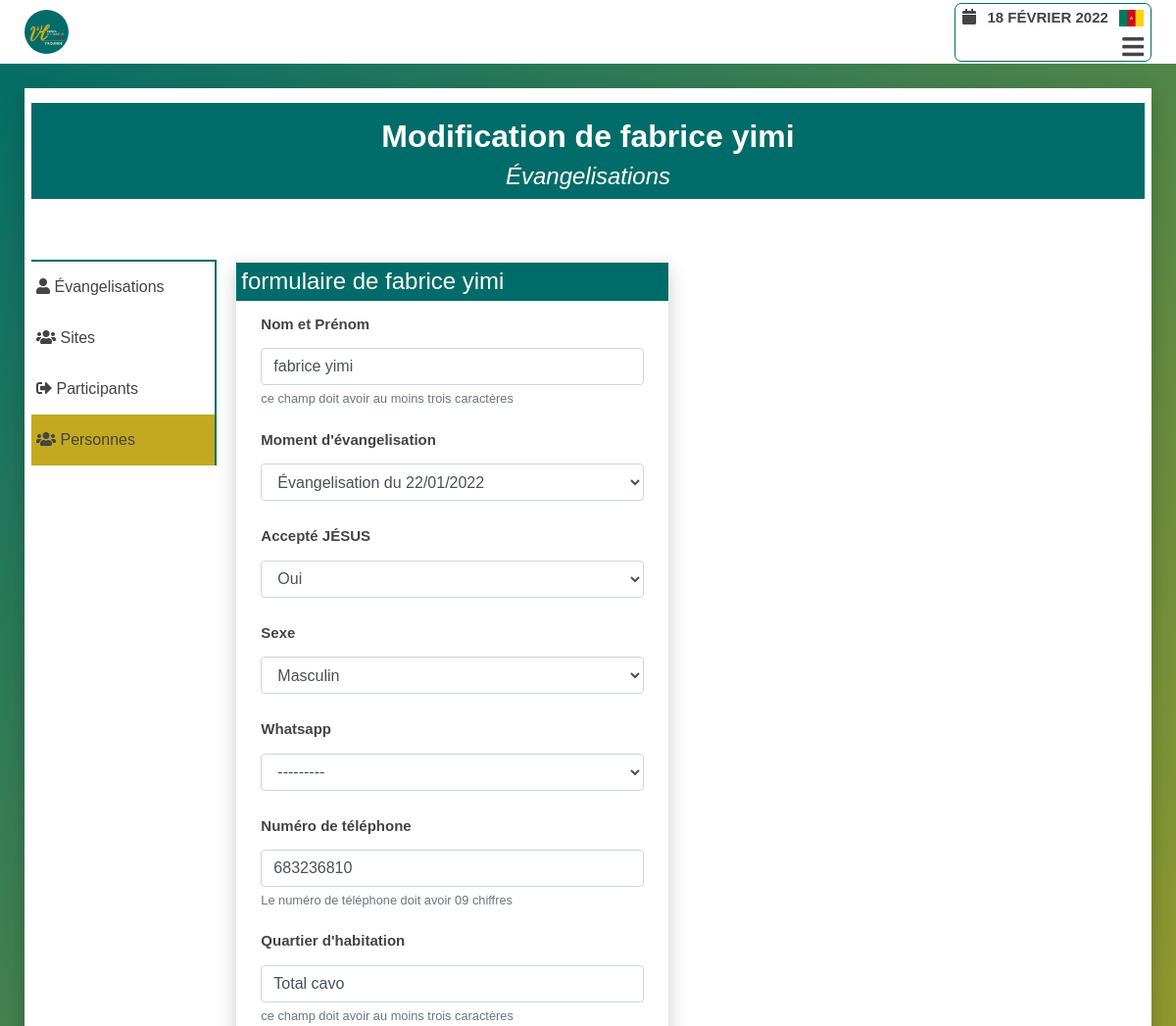
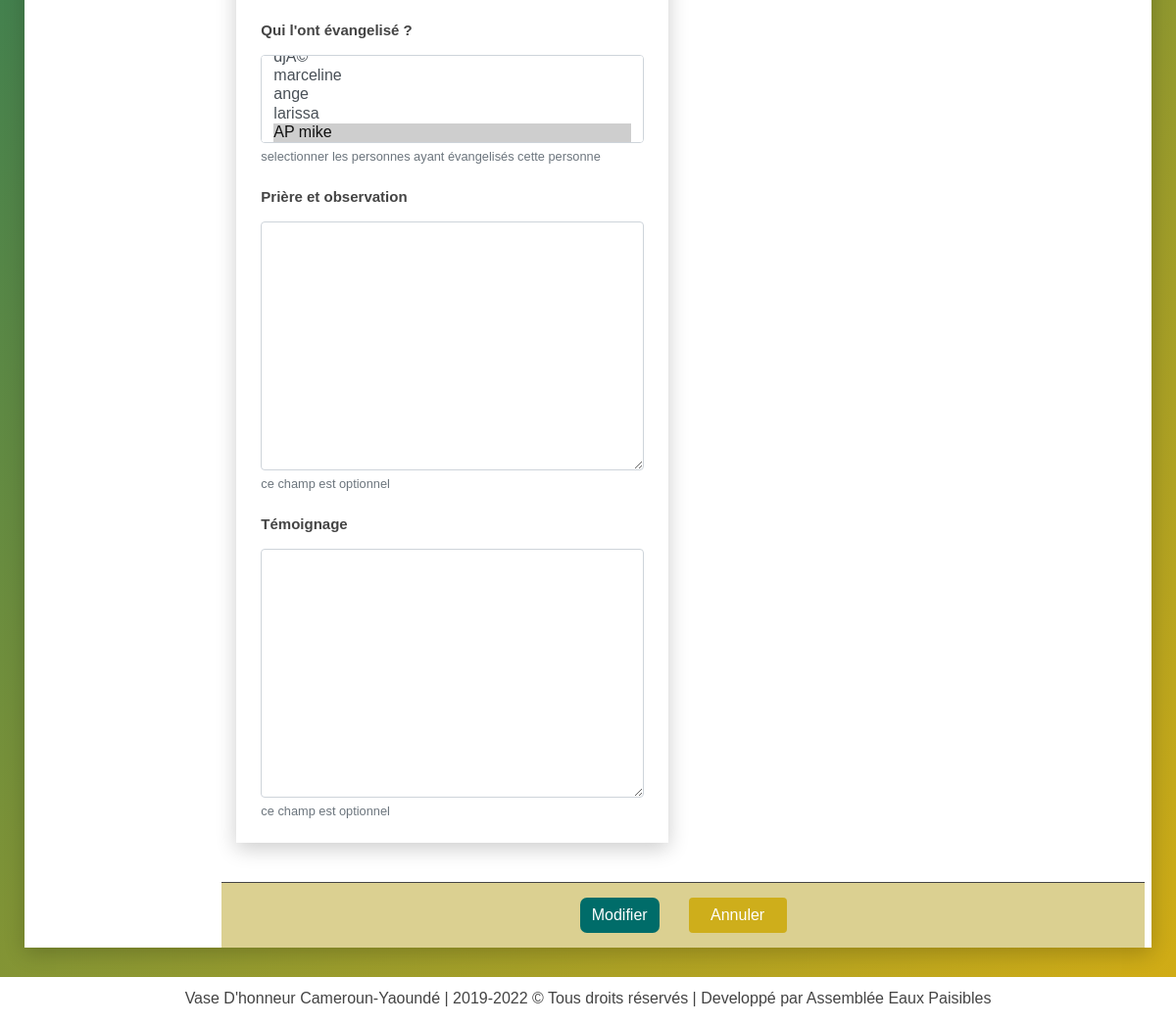
Page /evangelisation/modifier/personnes/4/ (signed in) on the committed database (2 pictures, top to bottom).
### evangelisation/models.py (models this page shows)
class Person(models.Model):
    ACCEPTE_JESUS = (
        ('oui', 'Oui'),
        ('non', 'Non'),
        ('ras', 'Indécis'),
        ('déjà', 'Déjà')
    )
    SEXE = (
        ('masculin', 'Masculin'),
        ('féminin', 'Féminin')
    )
    WHATSAPP = (
        ('oui', 'Oui'),
        ('non', 'Non'),
    )
    author = models.ForeignKey(User, related_name='auth_personnes',
                                            on_delete=models.SET_NULL,
                                            blank=True,
                                            null=True,
                                            verbose_name="Enrgistré par ")
    evangelisation = models.ForeignKey(Evangelisation, related_name='personnes',
                                            on_delete=models.SET_NULL,
                                            blank=True,
                                            null=True,
                                            verbose_name="Moment d'évangelisation")
    date = models.DateField(auto_now_add=True)
    nom_et_prenom = models.CharField(max_length=200,
        verbose_name='Nom et Prénom',
        unique=True,
        null=False,
        help_text="ce champ doit avoir au moins trois caractères",
        error_messages={'unique':"Une personne avec ce nom existe déjà"})
    contacts = models.PositiveIntegerField(
                verbose_name="Numéro de téléphone",
                blank=True,
                null=True,
                unique=True,
                help_text="Le numéro de téléphone doit avoir 09 chiffres",
                error_messages={'unique':"Le numéro de télephone existe déjà"}
        )
    quartier_d_habitation = models.CharField(
        max_length=200,
        verbose_name="Quartier d'habitation",
        help_text="ce champ doit avoir au moins trois caractères",
        blank=True,
        null=True,
    )
    accepte_jesus = models.CharField(choices=ACCEPTE_JESUS, max_length=15, verbose_name='Accepté JÉSUS')
    sexe = models.CharField(choices=SEXE, max_length=15, verbose_name='Sexe')
    whatsapp = models.CharField(choices=WHATSAPP, max_length=15, verbose_name='Whatsapp', blank=True,  null=True)
    boss = models.ManyToManyField(Participant, related_name='personnes',
                        verbose_name="Qui l'ont évangelisé ?",
                        help_text="selectionner les personnes ayant évangelisés cette personne", blank=True)
    sujets_de_priere = models.TextField(verbose_name="Prière et observation", null=True, blank=True, help_text="ce champ est optionnel")
    temoignages = models.TextField(verbose_name="Témoignage", null=True, blank=True, help_text="ce champ est optionnel")
    created = models.DateTimeField(auto_now_add=True, verbose_name='créer à')
    updated = models.DateTimeField(auto_now=True, verbose_name='mis à jour à')
    class Meta:
        verbose_name = "Personne évangélisé"
        ordering = ('-nom_et_prenom',)
    def __str__(self):
        return self.nom_et_prenom

### evangelisation/views.py (the view)
@login_required(login_url="user_login")
def evangelisation_app_operations_modifier(request, type_opera, id):
    model = None
    model = get_model(type_opera)
    instance_model = None
    context = dict()
    form_model = None
    form_model = get_form_model(type_opera)
    try:
        instance_model = model.objects.get(id=id)
        if request.method=='POST':
            form_model = form_model(instance=instance_model, data=request.POST)
            if form_model.is_valid():
                form_model.save()
                messages.success(request, 'modification réussie')
                return redirect('evangelisation:evangelisation_app_operations', type_opera)
        else:
            form_model = form_model(instance=instance_model)
        context['form'] = form_model
        context['instance_model'] = instance_model
        context['type_opera'] = type_opera
        return render(request, "pages/modifier.html", context)
    except model.DoesNotExist:
        return redirect('evangelisation:evangelisation_app_operations', type_opera)

### evangelisation/forms.py (shortened to what this page needs)
class PersonForm(forms.ModelForm):
    class Meta:
        model = Person
        fields = [ 'nom_et_prenom','evangelisation', 'accepte_jesus',
                'sexe', 'whatsapp', 'contacts', 'quartier_d_habitation',
                'boss', 'sujets_de_priere', 'temoignages'
            ]

### evangelisation/models.py (called while the page is built)
    def __str__(self):
        return self.nom_et_prenom

    def __str__(self):
        if self.day.month >=10:
            return f"Évangelisation du {self.day.day}/{self.day.month}/{self.day.year}"
        else:
            return f"Évangelisation du {self.day.day}/0{self.day.month}/{self.day.year}"

### evangelisation/utils.py (called while the page is built)
def get_form_model(type_opera):
    form_model = None
    if type_opera=="participants":
        form_model = ParticipantForm
    elif type_opera=="personnes":
        form_model = PersonForm
    elif type_opera=="sites":
        form_model = SiteForm
    elif type_opera=="évangelisations":
        form_model = EvangForm
    return form_model

def get_model(type_opera):
    if type_opera=="participants":
        return Participant
    elif type_opera=="personnes":
        return Person
    elif type_opera=="sites":
        return Site
    elif type_opera=="évangelisations":
        return Evangelisation

### evangelisation/templates/pages/modifier.html (shortened to what this page needs)
{% extends 'base.html' %}
{% block hamburger %}
<div class="menu-btn">
    <i class="fas fa-bars"></i>
</div>
{% endblock hamburger %}
{% block content %}
<div class="wrapper-head-liste">
    <div class="head-liste">
        <h2>
            Modification de {{form.instance}}
        </h2>
        <h4>Évangelisations</h4>
    </div>
</div>
<div class="wrapper-liste">
    <div class="row">
        <div class="col-md-2">
            {% include 'partials/operation-side-bar-link.html' %}
        </div>
        <div class="col-md-10">
            <div class="liste">
                {% load widget_tweaks %}
                <form id="form-suppresion-liste"
                        action="{% url 'evangelisation:evangelisation_app_operations_modifier' type_opera instance_model.id %}"
                        method="post"
                        class="form-group row">
                        <div class="col-md-6">
                            <div class="wrapper-form_set_item">
                                <h4 class="form-name">formulaire de {{form.instance}}</h4>
                                <div class="form_set_item_field">
                                    {% for field in form %}
                                    <div class="form-group {% if field.errors %}has-error{% endif %}" style="overflow: auto;">
                                        <div class="form-field">
                                            <label for="{{ field.id_for_label }}">{{field.label}}</label>
                                            {% render_field field class="form-control" %}
                                            <small class="form-text text-muted">{{ field.help_text|safe }}</small>
                                        </div>
                                    </div>
                                    {% endfor %}
                                </div>
                            </div>
                        </div>
                    <div class="row">
                        <div class="col-md-12">
                            <div class="wrapper-btn-formset">
                                <button type="submit" class="btn btn-success">Modifier</button>
                                <a href="{% url 'evangelisation:evangelisation_app_operations' type_opera %}" class="btn btn-secondary">Annuler</a>
                            </div>
                        </div>
                    </div>
                </form>
            </div>
        </div>
    </div>
</div>
{% endblock content %}

### static/css_root/style.css (style rules this page uses)
* { margin: 0; padding: 0; box-sizing: border-box; font-family: "Poppins", sans-serif; }
.col, .col-1, .col-10, .col-11, .col-12, .col-2, .col-3, .col-4, .col-5, .col-6, .col-7, .col-8, .col-9, .col-auto, .col-lg, .col-lg-1, .col-lg-10, .col-lg-11, .col-lg-12, .col-lg-2, .col-lg-3, .col-lg-4, .col-lg-5, .col-lg-6, .col-lg-7, .col-lg-8, .col-lg-9, .col-lg-auto, .col-md, .col-md-1, .col-md-10, .col-md-11, .col-md-12, .col-md-2, .col-md-3, .col-md-4, .col-md-5, .col-md-6, .col-md-7, .col-md-8, .col-md-9, .col-md-auto, .col-sm, .col-sm-1, .col-sm-10, .col-sm-11, .col-sm-12, .col-sm-2, .col-sm-3, .col-sm-4, .col-sm-5, .col-sm-6, .col-sm-7, .col-sm-8, .col-sm-9, .col-sm-auto, .col-xl, .col-xl-1, .col-xl-10, .col-xl-11, .col-xl-12, .col-xl-2, .col-xl-3, .col-xl-4, .col-xl-5, .col-xl-6, .col-xl-7, .col-xl-8, .col-xl-9, .col-xl-auto { padding: 0px; }
h2, h4, p, a, small, b, div, section { color: #444; }
.row { margin: 0; width: 100%; }
body { min-height: 100vh; background: linear-gradient(135deg, #006c69 0%, #d4ad14 100%); }
.menu-btn { position: relative; color: #444; font-size: 25px; text-align: right; width: 100%; cursor: pointer; font-weight: bold; margin-bottom: 7px; }
.btn-secondary { width: 100px; background: #c2a91f; }
.form-field input { width: 100%; }
.wrapper-form_set_item { margin: 15px; box-shadow: 0 6px 20px 0 rgba(0,0,0, .2); }
.wrapper-form_set_item h4 { background-color: #006c69; color: #fff; width: 100%; padding: 5px; }
.form_set_item_field { padding: 0px 25px 7px; }
.wrapper-btn-formset { display: flex; justify-content: center; align-items: center; width: 100%; margin-top: 25px; padding-top: 15px; padding-bottom: 15px; border-top: 1px solid; background-color: #dbd091; }
.wrapper-btn-formset button { margin-right: 15px; }
.wrapper-btn-formset a { margin-left: 15px; }

### accounts/static/accounts/css/accounts.css (style rules this page uses)
.form-group label { font-weight: bold; font-size: 15px; }
.btn-success { background: #006c69; border: none; border-radius: 7px; }
.btn-secondary { background: #ceae1b; border: none; }
.wrapper-head-liste { position: relative; background-color: #fff; width: 100%; display: flex; flex-direction: column; justify-content: center; align-items: center; padding: 15px 0px; }
.wrapper-head-liste .head-liste { display:flex; flex-direction: column; justify-content: center; align-items: center; width: 100%; background-color: #006c69; }
.head-liste h2 { display: block; color: #fff; font-weight: bold; margin-top: 15px; width: 100%; text-align: center; }
.head-liste h4 { display: block; font-style: italic; color: #fff; width: 100%; text-align: center; }
.wrapper-liste { width: 100%; }
.liste { display: flex; justify-content: space-between; flex-direction: column; flex-wrap: wrap; width: 100%; padding-left: 5px; margin-top: 35px; }
.liste form#form-suppresion-liste { width: 100%; }
.liste form#form-suppresion-liste label { padding: 5px 5px 5px 0px;font-weight: bold; }
select { padding: 4px 8px; border: none; margin-right: 5px; border-radius: 7px; background: #c7ebca; }

### rows in the picture
Person: instance "fabrice yimi", nom_et_prenom "fabrice yimi" "Évangelisation du 22/01/2022" "Oui" "Masculin" "---------" "683236810" "Total cavo"

### other values in the picture
{{ field.label }} "Nom et Prénom" "Moment d'évangelisation" "Accepté JÉSUS" "Sexe" "Whatsapp" "Numéro de téléphone" "Quartier d'habitation" "Qui l'ont évangelisé ?" "Prière et observation" "Témoignage"
{{ field.help_text|safe }} "ce champ doit avoir au moins trois caractères" "Le numéro de téléphone doit avoir 09 chiffres" "ce champ doit avoir au moins trois caractères" "selectionner les personnes ayant évangelisés cette personne" "ce champ est optionnel" "ce champ est optionnel"
